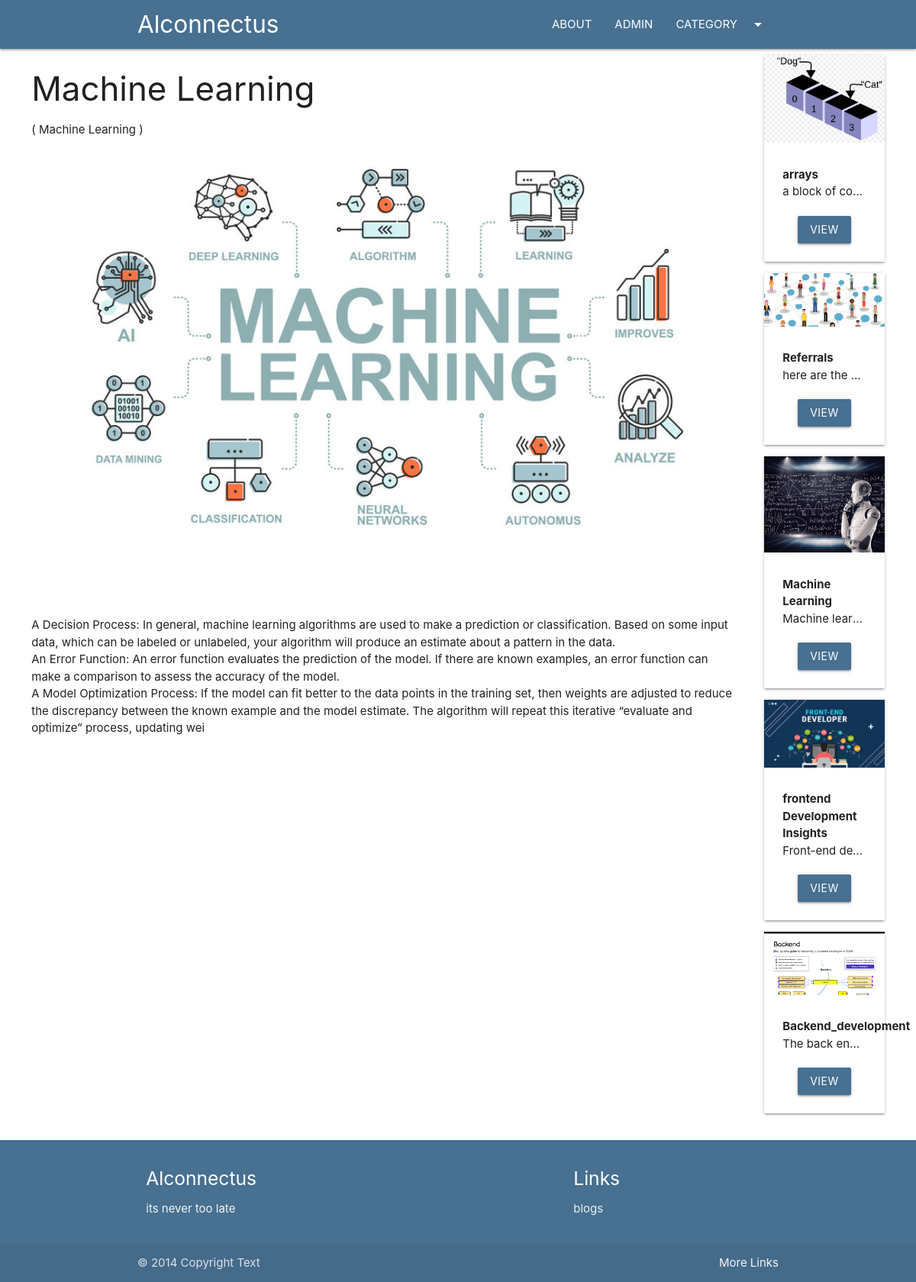
Page /blogs/ML on the committed database.
### blogs/models.py (models this page shows, shortened)
class Post(models.Model):
    post_id = models.AutoField(primary_key=True)
    title = models.CharField(max_length=200)
    content = models.TextField()
    url = models.CharField(max_length=100)
    cat = models.ForeignKey(Category, on_delete=models.CASCADE)
    image = models.ImageField(upload_to='post/',blank=True, null=True)

class Category(models.Model):
    cat_id = models.AutoField(primary_key=True)
    title = models.CharField(max_length=100)
    description = models.TextField()
    url = models.CharField(max_length=100)
    image = models.ImageField(upload_to='category/',blank=True, null=True)
    add_date = models.DateField(auto_now_add=True, null=True)

### blogs/views.py (the view)
# urls.py: path('blogs/<slug:url>', post),
def post(request, url):
    post = Post.objects.get(url=url)
    cats = Category.objects.all()
    return render(request, 'posts.html', {'post': post, 'cats': cats})

### templates/posts.html (shortened to what this page needs)
{%extends 'base.html' %}
{%block content%}
<div class="container-custom">
    <div class="row">
        <div class="col s12 m10">
            <h3>{{post.title}}</h3>
            <p>( {{post.cat.title}} )</p>
            <img src="/media/{{post.image}}" class="responsive-img" alt="">
            <br>
            <p>
                {{post.content|safe}}
            </p>
        </div>
        <div class="col s12 m2">
            {% for cat in cats %}
            <div class="card item" style="margin-left:10px;">
                <div class="img-container">
                    <img src="/media/{{cat.image}}" class="responsive-img" alt="">
                </div>
                <div class="card-content">
                    <b>
                        {{cat.title}}
                    </b>
                    <p class="truncate">{{cat.description}}</p>
                    <div class="container center-align mt20">
                        <a href="/category/{{cat.url}}" class="btn bg-primary">VIEW</a>
                    </div>
                </div>
            </div>
            {%endfor%}
        </div>
    </div>
</div>
{%endblock%}

### blogs/static/css/style.css (style rules this page uses)
.bg-primary { background:#477091!important; }
.mt20 { margin-top:20px; }
.container-custom { width:95%!important; margin:auto; }

### rows in the picture
Post: title "Machine Learning", cat "Machine Learning", image (picture), content "A Decision Process: In general, machine learning algorithms are used to make a prediction or classification. Based on some input data, which can be labeled or unlabeled, your algorithm will produce an estimate about a pattern in the data. An Error Function: An error function evaluates the prediction of the model. If there are known examples, an error function can make a comparison to assess the accuracy of the model. A Model Optimization Process: If the model can fit better to the data points in the training set, then weights are adjusted to reduce the discrepancy between the known example and the model estimate. The algorithm will repeat this iterative “evaluate and optimize” process,…"
Category: image (picture), title "arrays", description "a block of co…"
Category: image (picture), title "Referrals", description "here are the…"
Category: image (picture), title "Machine Learning", description "Machine lear…"
Category: image (picture), title "frontend Development Insights", description "Front-end de…"
Category: image (picture), title "Backend_development", description "The back en…"
